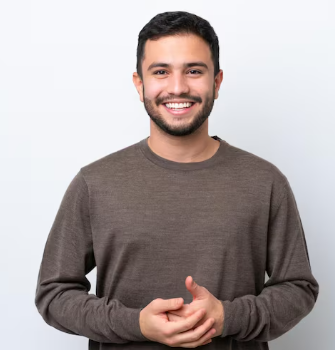
#> input picture project-05-face-detector/project-05-face-detector/sample.jpg, 335 x 352 px
$ python image_solution.py
#> lines starting #> are read from the running program, lines starting #| are printed output that depends on the picture; after the words box and inside, x2 and y2 are one past the last pixel; in counts of white or black regions, pixels touching at a corner belong together
# Project 05: Face Detector - Part 1 (Image Detection)
# Complete Solution

import cv2 as cv
print("OpenCV imported successfully!")

# Load the Haar Cascade classifier
trained_face_data = cv.CascadeClassifier('haarcascade_frontalface_default.xml')
print("Face detector loaded successfully!")

# Read the image
img = cv.imread('sample.jpg')
#> img is the input picture: shape (352, 335, 3); mean B, G, R 164.5, 165.1, 174.2
if img is None:
    print("Error: Could not load image. Make sure 'sample.jpg' exists.")
    exit()
print(f"Image loaded: {img.shape}")
#| Image loaded: (352, 335, 3)

# Resize the image
scale = 0.5
width = int(img.shape[1] * scale)
#> width = 167
height = int(img.shape[0] * scale)
#> height = 176
img = cv.resize(img, (width, height))
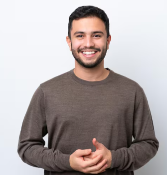
#> img: shape (176, 167, 3); mean B, G, R 164.4, 165, 174.2
print(f"Image resized to: {width}x{height}")
#| Image resized to: 167x176

# Convert to grayscale
gray_img = cv.cvtColor(img, cv.COLOR_BGR2GRAY)
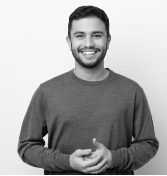
#> gray_img: shape (176, 167); min 3, max 255, mean 167.7
print("Image converted to grayscale")

# Detect faces
face_coordinates = trained_face_data.detectMultiScale(gray_img)
#> face_coordinates = [[64, 16, 50, 50]]
print(f"Found {len(face_coordinates)} face(s) in the image")
#| Found 1 face(s) in the image

# Draw rectangles around faces
for (x, y, w, h) in face_coordinates:
    # (0, 255, 0) = Green color in BGR format
    # 2 = thickness of rectangle
    cv.rectangle(img, (x, y), (x + w, y + h), (0, 255, 0), 2)
#> this loop made 1 pass
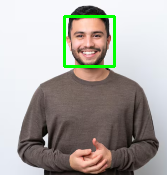
#> img: shape (176, 167, 3); 2.03% of pixels changed, all inside (x1, y1, x2, y2) = (63, 15, 116, 68)

# Display the result
cv.imshow('Face Detector - Image', img)
print("Press any key to close...")
cv.waitKey(0)
cv.destroyAllWindows()
print("Face detector closed. Goodbye!")
